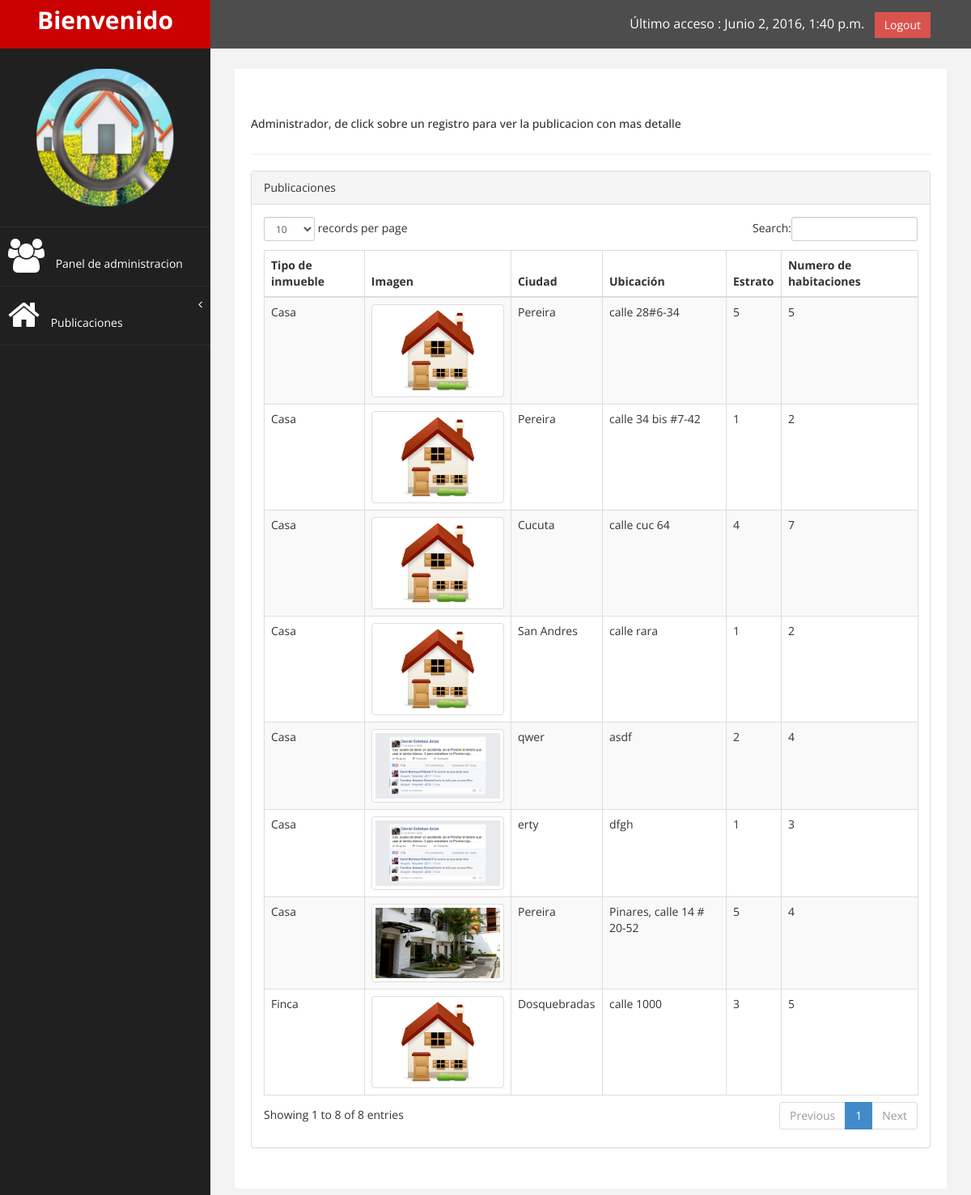
The page /listPub/ (signed in) on the database its author committed.
### app/models.py (models this page shows, shortened)
class Inmueble(models.Model):
	tipo = models.CharField(max_length=50)	#tipo
	numero_habitaciones = models.CharField(max_length=40, null=True, blank=True)
	ubicacion = models.CharField(max_length=100, null=True, blank=True)
	ciudad = models.CharField(max_length=80, null=True, blank=True)
	descripcion = models.TextField(null=True,blank=True)
	valor = models.CharField(max_length=20, null=True, blank=True)
	estrato = models.CharField(max_length=20, null=True, blank=True)
	para = models.CharField(max_length=20, null=True, blank=True)
	foto1 = models.ImageField(upload_to=get_upload_path_Inmueble, null=True, blank=True)
	foto2 = models.ImageField(upload_to=get_upload_path_Inmueble, null=True, blank=True)
	foto3 = models.ImageField(upload_to=get_upload_path_Inmueble, null=True, blank=True)
	foto4 = models.ImageField(upload_to=get_upload_path_Inmueble, null=True, blank=True)
	activo = models.BooleanField(default=True)
	fecha_registro = models.DateTimeField(auto_now=True)
	usuario = models.ForeignKey(User)					#usuario que ingreso registro

### app/views.py (the view)
# urls.py: url(r'^listPub/$', 'app.views.listPub', name='listPub'),
@login_required
def listPub(request):
	usuario= get_object_or_404(User, id=request.user.id)
	publicaciones = Inmueble.objects.all()
	return render_to_response('usuarios/listarPublicacion.html',{'publicaciones':publicaciones,'usuario':usuario}, context_instance=RequestContext(request))

### templates/usuarios/listarPublicacion.html (shortened to what this page needs)
{% extends "base.html" %}
{% load staticfiles %}
{% block link %}
<link href="{% static 'assets/js/dataTables/dataTables.bootstrap.css' %}" rel="stylesheet" />
{% endblock %}
{% block content %}
            <div id="page-inner">
                <div class="row">
                    <div class="col-md-12">
                        <h5>{{ usuario.username }}, de click sobre un registro para ver la publicacion con mas detalle </h5>
                    </div>
                </div>
            <hr />
            <div class="row">
                <div class="col-md-12">
                    <div class="panel panel-default">
                        <div class="panel-heading">
                             Publicaciones
                        </div>
                        <div class="panel-body">
                            <div class="table-responsive">
                            {% if publicaciones %}
                                <table class="table table-striped table-bordered table-hover" id="dataTables-example">
                                    <thead>
                                        <tr>
                                            <th>Tipo de inmueble</th>
                                            <th>Imagen</th>
                                            <th>Ciudad</th>
											<th>Ubicación</th>
                                            <th>Estrato</th>
                                            <th>Numero de habitaciones</th>
                                        </tr>
                                    </thead>
                                    <tbody>
                                        {% for pub in publicaciones %}
                                            <tr class="odd gradeX">
                                                <td id="{% url 'verPub' pub.id %}" class="center">{{ pub.tipo }}</td>
                                                <td id="" class="center">
                                                    {% if pub.foto1 %}
                                                        <img id="fotoP" src="{{MEDIA_URL}}{{pub.foto1}}" width='200' height='200'  class="img-thumbnail">
                                                    {% else %}
                                                        <img id="fotoP" src="{% static 'assets/img/home.jpg' %}" width='200' height='200'  class="img-thumbnail">
                                                    {% endif %}
                                                </td>
                                                <td id="" class="center">{{pub.ciudad}}</td>
                                                <td id="" class="center">{{pub.ubicacion}}</td>
                                                <td class="center">{{pub.estrato}}</td>
                                                <td class="center">{{pub.numero_habitaciones}}</td>
                                            </tr>
                                        {% endfor %}
                                    </tbody>
                                </table>
                            {% else %}
                            <h3>No hay presupuestos actualmente en la base de datos, si desea cree uno en la sección "Crear presupuesto"</h3>
                            {% endif %}
                            </div>
                        </div>
                    </div>
                </div>
            </div>
{% endblock %}

### templates/base.html (shortened to what this page needs)
{% load staticfiles %}
{% if user.is_authenticated %}
<!DOCTYPE html>
<html xmlns="http://www.w3.org/1999/xhtml">
<head>
    <link href="{% static 'assets/css/bootstrap.css' %}" rel="stylesheet" />
    <link href="{% static 'assets/css/font-awesome.css' %}" rel="stylesheet" />
    <link href="{% static 'assets/js/morris/morris-0.4.3.min.css' %}" rel="stylesheet" />
    <link href="{% static 'assets/css/custom.css' %}" rel="stylesheet" />
    <link href="{% static 'assets/css/jquery-ui.css' %}" rel="stylesheet" />
    <link href="{% static 'assets/css/datepicker.css' %}" rel="stylesheet" />
    <link href="{% static 'assets/css/dropzone/dropzone.css' %}" type="text/css" rel="stylesheet"/>
    {% block link %} {% endblock %}
</head>
<body>
    <div id="wrapper">
        <nav class="navbar navbar-default navbar-cls-top " role="navigation" style="margin-bottom: 0">
            <div class="navbar-header">
                <a class="navbar-brand" href="{% url 'inicio' %}">Bienvenido</a>
            </div>
  <div style="color: white;
padding: 15px 50px 5px 50px;
float: right;
font-size: 16px;"> Último acceso : {{ user.last_login }} &nbsp; <a href="{% url 'logout' %}" class="btn btn-danger square-btn-adjust">Logout</a> </div>
        </nav>
                <nav class="navbar-default navbar-side" role="navigation">
            <div class="sidebar-collapse">
                <ul class="nav" id="main-menu">
				<li class="text-center">
                    <img src="{% static 'assets/img/profile.png' %}" class="user-image img-responsive"/>
					</li>
					{% if user.is_staff %}
                    <li>
                        <a href="/admin/"><i class="fa fa-group fa-3x"></i> Panel de administracion </a>
                    </li>
                    <li>
                        <a href="#"><i class="fa fa-home fa-3x"></i> Publicaciones <span class="fa arrow"></span></a>
                    </li>
					{% endif %}
                </ul>
            </div>
        </nav>
        <div id="page-wrapper" >
            <div id="page-inner">
                {% block content %}{% endblock %}
            </div>
        </div>
</body>
</html>
{% else %}
<p>De aquí no pasaras :v<a href="{% url 'login' %}"> log in </a></p>
 {% endif %}

### static/assets/css/custom.css (style rules this page uses)
body { font-family: 'Open Sans', sans-serif; }
#wrapper { width: 100%; background:#202020; }
#page-wrapper { padding: 15px 15px; min-height: 600px; background:#F3F3F3; }
#page-inner { width:100%; margin:10px 20px 10px 0px; background-color:#fff!important; padding:10px; min-height:1200px; }
.text-center { text-align:center; }
.square-btn-adjust { border: 0px solid transparent; -webkit-border-radius: 0px; -moz-border-radius: 0px; border-radius: 0px; }
.user-image { margin: 25px auto; -webkit-border-radius: 10px; -moz-border-radius: 10px; border-radius: 10px; max-height:170px; max-width:170px; }
.navbar-cls-top .navbar-brand { color: #fff; background: #C90000; width: 260px; text-align: center; height: 60px; font-size: 30px; font-weight: 700; }
.arrow { float: right; }
.fa.arrow:before { content: "\f104"; }
.sidebar-collapse , .sidebar-collapse .nav { background:none; }
.sidebar-collapse .nav { padding:0; }
.sidebar-collapse .nav > li > a { color:#fff; background:#202020; text-shadow:none; }
.sidebar-collapse > .nav > li > a { padding:15px 10px; }
.sidebar-collapse > .nav > li { border-bottom: 1px solid rgba(107, 108, 109, 0.19); }
.navbar-side { border:none; background-color: #202020; }
.navbar-cls-top { background:#4D4D4D; border-bottom:none; }
.navbar-default { border:0px solid black; }
.navbar-header { background: #A70303; }
.nav > li > a > i { margin-right:10px; }
@media (min-width:768px) { #page-wrapper { margin: 0 0 0 260px; padding: 15px 30px; min-height: 1200px; } }
@media (min-width:768px) { .navbar-side { z-index: 1; position: absolute; width: 260px; } }
@media (min-width:768px) { .navbar { border-radius: 0px; } }

### rows shown on the page
Inmueble: tipo "Casa", ciudad "Pereira", ubicacion "calle 28#6-34", estrato "5", numero_habitaciones "5"
Inmueble: tipo "Casa", ciudad "Pereira", ubicacion "calle 34 bis #7-42", estrato "1", numero_habitaciones "2"
Inmueble: tipo "Casa", ciudad "Cucuta", ubicacion "calle cuc 64", estrato "4", numero_habitaciones "7"
Inmueble: tipo "Casa", ciudad "San Andres", ubicacion "calle rara", estrato "1", numero_habitaciones "2"
Inmueble: tipo "Finca", ciudad "Dosquebradas", ubicacion "calle 1000", estrato "3", numero_habitaciones "5"
Inmueble: tipo "Casa", foto1 (picture), ciudad "qwer", ubicacion "asdf", estrato "2", numero_habitaciones "4"
Inmueble: tipo "Casa", foto1 (picture), ciudad "erty", ubicacion "dfgh", estrato "1", numero_habitaciones "3"
Inmueble: tipo "Casa", foto1 (picture), ciudad "Pereira", ubicacion "Pinares, calle 14 # 20-52", estrato "5", numero_habitaciones "4"

### other values the page prints
{{ user.last_login }} "Junio 2, 2016, 1:40 p.m."
{{ usuario.username }} "Administrador"
